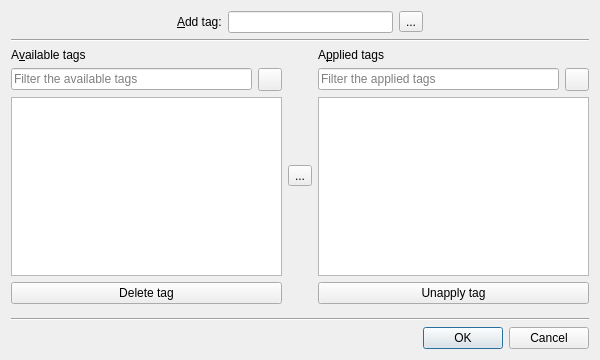
<?xml version="1.0" encoding="UTF-8"?>
<ui version="4.0">
 <class>TagEditor</class>
 <widget class="QDialog" name="TagEditor">
  <property name="geometry">
   <rect>
    <x>0</x>
    <y>0</y>
    <width>600</width>
    <height>360</height>
   </rect>
  </property>
  <property name="windowTitle">
   <string>Tag Editor</string>
  </property>
  <layout class="QVBoxLayout" name="verticalLayout">
   <item>
    <layout class="QHBoxLayout" name="horizontalLayout_4">
     <property name="leftMargin">
      <number>0</number>
     </property>
     <property name="rightMargin">
      <number>0</number>
     </property>
     <item>
      <spacer name="horizontalSpacer">
       <property name="orientation">
        <enum>Qt::Horizontal</enum>
       </property>
       <property name="sizeHint" stdset="0">
        <size>
         <width>40</width>
         <height>20</height>
        </size>
       </property>
      </spacer>
     </item>
     <item>
      <widget class="QLabel" name="label_3">
       <property name="text">
        <string>&amp;Add tag:</string>
       </property>
       <property name="buddy">
        <cstring>add_tag_input</cstring>
       </property>
      </widget>
     </item>
     <item>
      <widget class="EnLineEdit" name="add_tag_input">
       <property name="toolTip">
        <string>If the tag you want is not in the available list, you can add it here. Accepts a comma separated list of tags.</string>
       </property>
      </widget>
     </item>
     <item>
      <widget class="QToolButton" name="add_tag_button">
       <property name="toolTip">
        <string>Add tag to available tags and apply it to current book</string>
       </property>
       <property name="text">
        <string>...</string>
       </property>
       <property name="icon">
        <iconset resource="../../../../resources/images.qrc">
         <normaloff>:/images/plus.png</normaloff>:/images/plus.png</iconset>
       </property>
      </widget>
     </item>
     <item>
      <spacer name="horizontalSpacer_2">
       <property name="orientation">
        <enum>Qt::Horizontal</enum>
       </property>
       <property name="sizeHint" stdset="0">
        <size>
         <width>40</width>
         <height>20</height>
        </size>
       </property>
      </spacer>
     </item>
    </layout>
   </item>
   <item>
    <widget class="Line" name="line_2">
     <property name="orientation">
      <enum>Qt::Horizontal</enum>
     </property>
    </widget>
   </item>
   <item>
    <layout class="QHBoxLayout" name="horizontalLayout_2">
     <property name="bottomMargin">
      <number>8</number>
     </property>
     <item>
      <layout class="QVBoxLayout" name="verticalLayout_2">
       <item>
        <widget class="QLabel" name="label">
         <property name="text">
          <string>A&amp;vailable tags</string>
         </property>
         <property name="buddy">
          <cstring>available_tags</cstring>
         </property>
        </widget>
       </item>
       <item>
        <layout class="QHBoxLayout" name="horizontalLayout">
         <item>
          <widget class="QLineEdit" name="available_filter_input">
           <property name="placeholderText">
            <string>Filter the available tags</string>
           </property>
          </widget>
         </item>
         <item>
          <widget class="QToolButton" name="available_filter_input_clear_btn">
           <property name="toolTip">
            <string>Clear the available tags filter input field</string>
           </property>
           <property name="text">
            <string/>
           </property>
           <property name="icon">
            <iconset resource="../../../../resources/images.qrc">
             <normaloff>:/images/clear_left.png</normaloff>:/images/clear_left.png</iconset>
           </property>
          </widget>
         </item>
        </layout>
       </item>
       <item>
        <widget class="QListWidget" name="available_tags">
         <property name="alternatingRowColors">
          <bool>true</bool>
         </property>
         <property name="selectionMode">
          <enum>QAbstractItemView::MultiSelection</enum>
         </property>
         <property name="selectionBehavior">
          <enum>QAbstractItemView::SelectRows</enum>
         </property>
        </widget>
       </item>
       <item>
        <widget class="QPushButton" name="delete_button">
         <property name="toolTip">
          <string>Delete tag from database. This will unapply the tag from all books and then remove it from the database.</string>
         </property>
         <property name="text">
          <string>Delete tag</string>
         </property>
         <property name="icon">
          <iconset resource="../../../../resources/images.qrc">
           <normaloff>:/images/trash.png</normaloff>:/images/trash.png</iconset>
         </property>
        </widget>
       </item>
      </layout>
     </item>
     <item>
      <widget class="QToolButton" name="apply_button">
       <property name="toolTip">
        <string>Apply tag to current book</string>
       </property>
       <property name="text">
        <string>...</string>
       </property>
       <property name="icon">
        <iconset resource="../../../../resources/images.qrc">
         <normaloff>:/images/forward.png</normaloff>:/images/forward.png</iconset>
       </property>
      </widget>
     </item>
     <item>
      <layout class="QVBoxLayout" name="verticalLayout_3">
       <item>
        <widget class="QLabel" name="label_2">
         <property name="text">
          <string>A&amp;pplied tags</string>
         </property>
         <property name="buddy">
          <cstring>applied_tags</cstring>
         </property>
        </widget>
       </item>
       <item>
        <layout class="QHBoxLayout" name="horizontalLayout_3">
         <item>
          <widget class="QLineEdit" name="applied_filter_input">
           <property name="placeholderText">
            <string>Filter the applied tags</string>
           </property>
          </widget>
         </item>
         <item>
          <widget class="QToolButton" name="applied_filter_input_clear_btn">
           <property name="toolTip">
            <string>Clear the applied tags filter input field</string>
           </property>
           <property name="text">
            <string/>
           </property>
           <property name="icon">
            <iconset resource="../../../../resources/images.qrc">
             <normaloff>:/images/clear_left.png</normaloff>:/images/clear_left.png</iconset>
           </property>
          </widget>
         </item>
        </layout>
       </item>
       <item>
        <widget class="QListWidget" name="applied_tags">
         <property name="alternatingRowColors">
          <bool>true</bool>
         </property>
         <property name="selectionMode">
          <enum>QAbstractItemView::MultiSelection</enum>
         </property>
         <property name="selectionBehavior">
          <enum>QAbstractItemView::SelectRows</enum>
         </property>
        </widget>
       </item>
       <item>
        <widget class="QPushButton" name="unapply_button">
         <property name="toolTip">
          <string>Unapply (remove) tag from current book</string>
         </property>
         <property name="text">
          <string>Unapply tag</string>
         </property>
         <property name="icon">
          <iconset resource="../../../../resources/images.qrc">
           <normaloff>:/images/list_remove.png</normaloff>:/images/list_remove.png</iconset>
         </property>
        </widget>
       </item>
      </layout>
     </item>
    </layout>
   </item>
   <item>
    <widget class="Line" name="line">
     <property name="orientation">
      <enum>Qt::Horizontal</enum>
     </property>
    </widget>
   </item>
   <item>
    <widget class="QDialogButtonBox" name="buttonBox">
     <property name="standardButtons">
      <set>QDialogButtonBox::Cancel|QDialogButtonBox::Ok</set>
     </property>
    </widget>
   </item>
  </layout>
 </widget>
 <layoutdefault spacing="6" margin="11"/>
 <customwidgets>
  <customwidget>
   <class>EnLineEdit</class>
   <extends>QLineEdit</extends>
   <header>calibre/gui2/widgets.h</header>
  </customwidget>
 </customwidgets>
 <resources>
  <include location="../../../../resources/images.qrc"/>
 </resources>
 <connections>
  <connection>
   <sender>buttonBox</sender>
   <signal>accepted()</signal>
   <receiver>TagEditor</receiver>
   <slot>accept()</slot>
   <hints>
    <hint type="sourcelabel">
     <x>248</x>
     <y>254</y>
    </hint>
    <hint type="destinationlabel">
     <x>157</x>
     <y>274</y>
    </hint>
   </hints>
  </connection>
  <connection>
   <sender>buttonBox</sender>
   <signal>rejected()</signal>
   <receiver>TagEditor</receiver>
   <slot>reject()</slot>
   <hints>
    <hint type="sourcelabel">
     <x>316</x>
     <y>260</y>
    </hint>
    <hint type="destinationlabel">
     <x>286</x>
     <y>274</y>
    </hint>
   </hints>
  </connection>
 </connections>
</ui>
